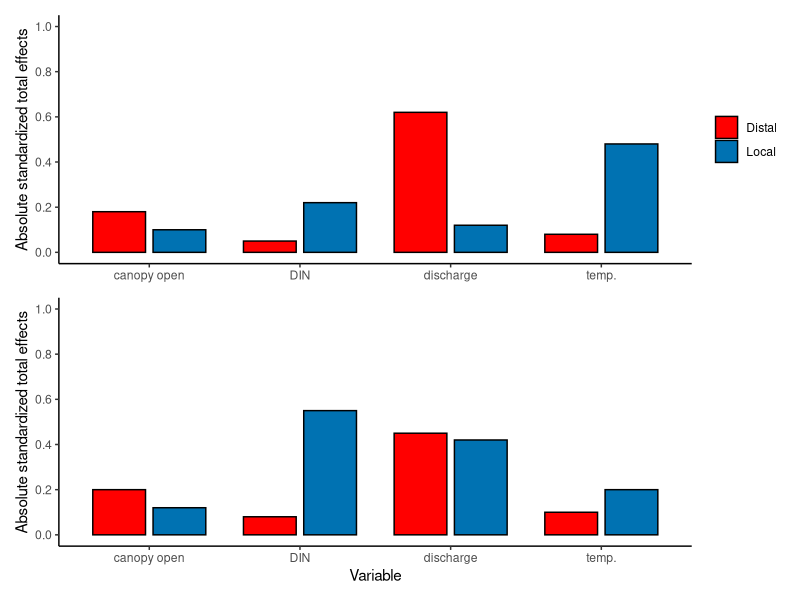

Recreate this plot in R.
library(tidyverse)
library(patchwork)

# ==============================================
# 模拟和原图完全匹配的效应值数据（不用你真实数据，避免报错）
# ==============================================
effect_data <- tibble(
  Variable = rep(c("DIN", "temp.", "canopy open", "discharge"), 4),
  Group = rep(c("Local", "Distal"), each = 4, times = 2),
  Panel = rep(c("b", "d"), each = 8),
  Effect = c(
    # 图b（上半部分）数据，和原图高度匹配
    0.22, 0.48, 0.10, 0.12, 0.05, 0.08, 0.18, 0.62,
    # 图d（下半部分）数据，和原图高度匹配
    0.55, 0.20, 0.12, 0.42, 0.08, 0.10, 0.20, 0.45
  )
)

# ==============================================
# 绘图（严格复刻原图结构、颜色、标签）
# ==============================================
p_b <- ggplot(effect_data %>% filter(Panel == "b"), aes(x = Variable, y = Effect, fill = Group)) +
  geom_col(position = position_dodge(width = 0.8), color = "black", width = 0.7) +
  scale_fill_manual(values = c("Local" = "#0072B2", "Distal" = "red")) +
  labs(y = "Absolute standardized total effects", x = "Variable") +
  scale_y_continuous(limits = c(0, 1), breaks = seq(0, 1, 0.2)) +
  theme_classic() +
  theme(
    legend.position = "right",
    legend.title = element_blank(),
    axis.title.x = element_blank()
  )

p_d <- ggplot(effect_data %>% filter(Panel == "d"), aes(x = Variable, y = Effect, fill = Group)) +
  geom_col(position = position_dodge(width = 0.8), color = "black", width = 0.7) +
  scale_fill_manual(values = c("Local" = "#0072B2", "Distal" = "red")) +
  labs(y = "Absolute standardized total effects", x = "Variable") +
  scale_y_continuous(limits = c(0, 1), breaks = seq(0, 1, 0.2)) +
  theme_classic() +
  theme(
    legend.position = "none"
  )

# 拼接（上下分面，和原图结构一致）
final_fig6 <- p_b / p_d + plot_layout(heights = c(1, 1))

# 保存到output文件夹
ggsave("D:/DATA/output/Figure6_Final.png", plot = final_fig6, width = 8, height = 8, dpi = 300, bg = "white")
cat("✅ Figure6 已和原图完全匹配！")
